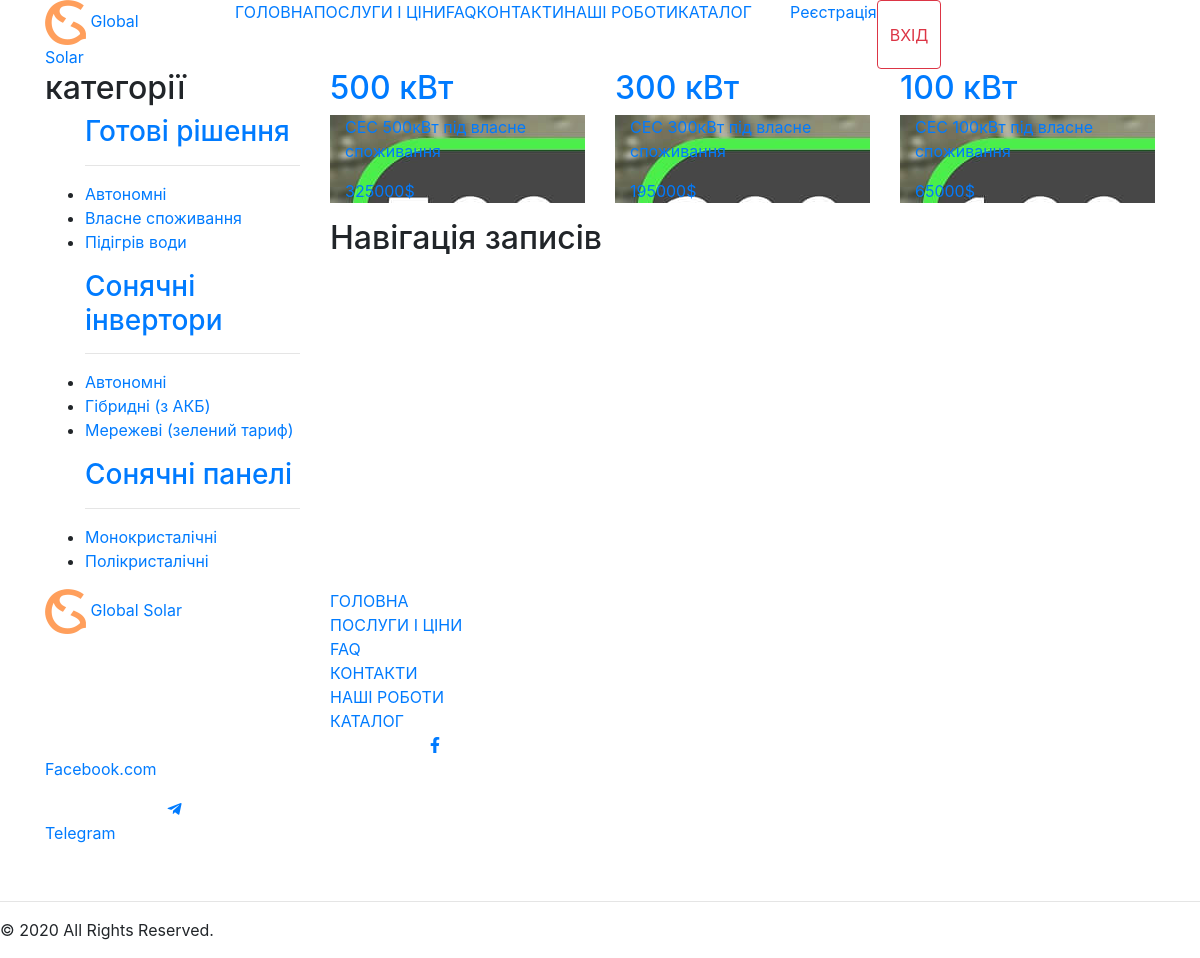
The app's page /catalog/OwnConsumption with its own data.
### catalog/models.py (models this page shows, shortened)
class Catalog(models.Model):
    title = models.CharField(max_length=100)
    description = models.TextField(blank=True)
    catalog_type = models.CharField(max_length=30)
    power = models.CharField(max_length=30)
    price = models.IntegerField()
    made = models.CharField(max_length=50)
    weight = models.CharField(max_length=50)
    size = models.CharField(max_length=50)
    guarantee = models.CharField(max_length=50)
    is_published = models.BooleanField(default=True)
    photo_0 = models.ImageField(upload_to="photos/%Y/%m/%d/")
    photo_1 = models.ImageField(upload_to="photos/%Y/%m/%d/", blank=True)
    photo_2 = models.ImageField(upload_to="photos/%Y/%m/%d/", blank=True)
    photo_3 = models.ImageField(upload_to="photos/%Y/%m/%d/", blank=True)

### catalog/views.py (the view)
# urls.py: path('OwnConsumption', views.OwnConsumption, name="OwnConsumption"),
def OwnConsumption(request):
    SolarPanels = Catalog.objects.all().filter(catalog_type='OwnConsumption')
    paginator = Paginator(SolarPanels, 9)
    page_number = request.GET.get('page')
    page = paginator.get_page(page_number)
    context = {
        "SolarPanels": page,
    }
    return render(request, "pages/catalog/OwnConsumption.html", context)

### templates/pages/catalog/OwnConsumption.html (shortened to what this page needs)
{% extends 'base.html' %} {% load static %} {% block content %}
<div class="container-fluid bg-catalog">
  <div class="container catalog">
    <div class="row">
      <div class="col-3">
        <div class="col-12 category pl-0 pr-0">
          <div class="col-12 category_t p-0">
            <h2>категорії</h2>
          </div>
          <ul>
              <h3><a href="{% url 'ReadySolutions' %}">Готові рішення</a></h3>
              <hr />
              <li><a href="{% url 'Autonomous' %}">Автономні</a></li>
              <li><a href="{% url 'OwnConsumption' %}">Власне споживання</a></li>
              <li><a href="{% url 'WaterHeating' %}">Підігрів води</a></li>
            </ul>
            <ul>
              <h3><a href="{% url 'SolarInverters' %}">Сонячні інвертори</a></h3>
              <hr />
              <li><a href="{% url 'AutonomousInverters' %}">Автономні</a></li>
              <li><a href="{% url 'HybridInverters' %}">Гібридні (з АКБ)</a></li>
              <li><a href="{% url 'NetworkInverters' %}">Мережеві (зелений тариф)</a></li>
            </ul>
            <ul>
              <h3><a href="{% url 'SolarPanels' %}">Сонячні панелі</a></h3>
              <hr />
              <li><a href="{% url 'monocrystalline' %}">Монокристалічні</a></li>
              <li><a href="{% url 'polycrystalline' %}">Полікристалічні</a></li>
            </ul>
        </div>
      </div>
      <div class="catalog_tovaru col-9">
          {% if SolarPanels %}
        <div class="row">
            {% for product in SolarPanels %}
          <div class="col-4">
            <a href="{% url 'product' product.id  %}">
              <div class="price_black">
                <div class="col-12 price_black_top p-0">
                  <h2>{{ product.power }}</h2>
                </div>
                <div class="price_black_bottom col-12 p-0" style="background-image: url('{{ product.photo_0.url }}')">
                  <div class="bottom col-12">
                    <p class="info_catalog">{{ product.title }}</p>
                    <p class="price_catalog">{{ product.price }}$</p>
                  </div>
                </div>
              </div>
            </a>
          </div>
            {% endfor %}
        </div>
        <div class="row" id="pagin">
            <div class="col-12">
              <nav
                class="navigation pagination"
                role="navigation"
                aria-label="Навігація записів"
              >
                <h2 class="screen-reader-text">Навігація записів</h2>
              </nav>
            </div>
          </div>
      </div>
        {% else %}
            <div>Нічого не знайдено</div>
            {% endif %}
      </div>
    </div>
  </div>
{% endblock %}

### records on screen
Catalog: power "500 кВт", photo_0 (picture), title "СЕС 500кВт під власне споживання", price "325000"
Catalog: power "300 кВт", photo_0 (picture), title "СЕС 300кВт під власне споживання", price "195000"
Catalog: power "100 кВт", photo_0 (picture), title "СЕС 100кВт під власне споживання", price "65000"
